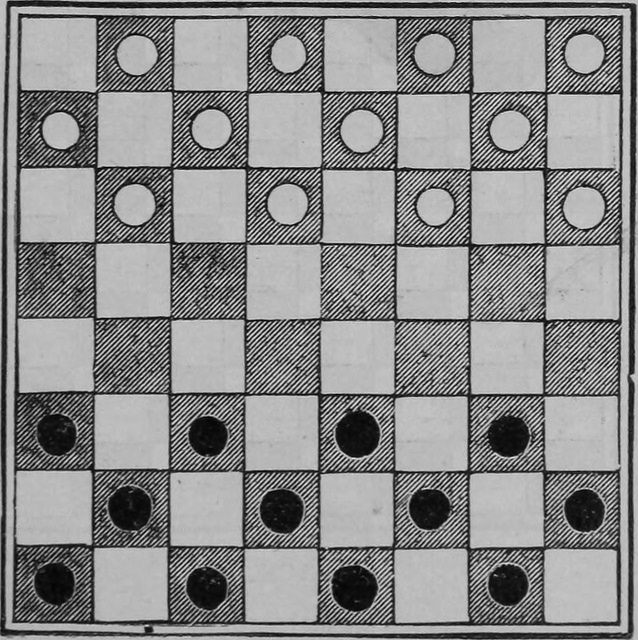
#> input picture checkers.pgm, 638 x 640 px, found by its file name
$ jupyter execute --allow-errors LA_Project_14.ipynb
#> lines starting #> are read from the running program, lines starting #| are printed output that depends on the picture
[cell 1]
# Project 14: Singular Value Decomposition and image compression
import numpy as np
import matplotlib.pyplot as plt

[cell 2]
print("\nSubtask 1\n")
# Task 1: Plotting the unit circle and basis vectors
t = np.linspace(0, 2 * np.pi, 100)
X = np.array([np.cos(t), np.sin(t)])
plt.subplot(2, 2, 1)
plt.plot(X[0, :], X[1, :], 'b')
plt.quiver(0, 0, 1, 0, color='r', angles='xy', scale_units='xy', scale=1)
plt.quiver(0, 0, 0, 1, color='g', angles='xy', scale_units='xy', scale=1)
plt.axis('equal')
plt.title('Unit circle')
plt.show()
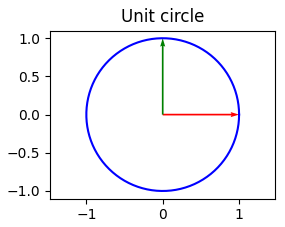
#> figure drawn by matplotlib, 1 panel

[cell 3]
print("\nSubtask 2\n")
A = np.array([[2, 1], [-1, 1]])
U, S, V = np.linalg.svd(A)
print("U:\n", U)
print("S:\n", S)
print("V:\n", V)
# Verify orthogonality
print("U' * U:\n", np.dot(U.T, U))
print("V' * V:\n", np.dot(V.T, V))

[cell 4]
print("\nSubtask 3\n")
VX = np.dot(V.T, X)
plt.subplot(2, 2, 2)
plt.plot(VX[0, :], VX[1, :], 'b')
plt.quiver(0, 0, V[0, 0], V[0, 1], color='r', angles='xy', scale_units='xy', scale=1)
plt.quiver(0, 0, V[1, 0], V[1, 1], color='g', angles='xy', scale_units='xy', scale=1)
plt.axis('equal')
plt.title('Multiplied by matrix V^T')
plt.show()
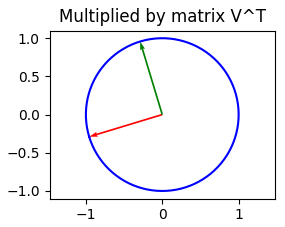
#> figure drawn by matplotlib, 1 panel

[cell 5]
print("\nSubtask 4\n")
S_matrix = np.diag(S)
SVX = np.dot(S_matrix, VX)
plt.subplot(2, 2, 3)
plt.plot(SVX[0, :], SVX[1, :], 'b')
plt.quiver(0, 0, S[0] * V[0, 0], S[1] * V[0, 1], color='r', angles='xy', scale_units='xy', scale=1)
plt.quiver(0, 0, S[0] * V[1, 0], S[1] * V[1, 1], color='g', angles='xy', scale_units='xy', scale=1)
plt.axis('equal')
plt.title('Multiplied by matrix ΣV^T')
plt.show()
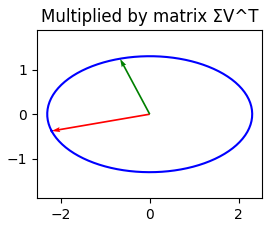
#> figure drawn by matplotlib, 1 panel

[cell 6]
print("\nSubtask 5\n")
AX = np.dot(U, SVX)
plt.subplot(2, 2, 4)
plt.plot(AX[0, :], AX[1, :], 'b')
plt.quiver(0, 0, U[0, 0] * S[0] * V[0, 0] + U[0, 1] * S[1] * V[0, 1],
U[1, 0] * S[0] * V[0, 0] + U[1, 1] * S[1] * V[0, 1], color='r', angles='xy',
scale_units='xy', scale=1)
plt.quiver(0, 0, U[0, 0] * S[0] * V[1, 0] + U[0, 1] * S[1] * V[1, 1],
U[1, 0] * S[0] * V[1, 0] + U[1, 1] * S[1] * V[1, 1], color='g', angles='xy',
scale_units='xy', scale=1)
plt.axis('equal')
plt.title('Multiplied by matrix UΣV^T=A')
plt.show()
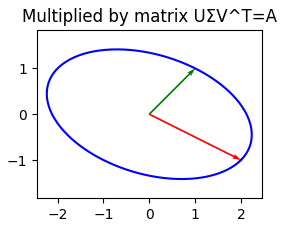
#> figure drawn by matplotlib, 1 panel

[cell 7]
print("\nSubtask 6\n")
# Modification example for U and V (this is just a random example, modifications need to be chosen carefully)
U1 = U
V1 = V.T
print("U1 * S * V1.T:\n", np.dot(U1, np.dot(S_matrix, V1.T)))

[cell 8]
print("\nSubtask 7\n")
Av1 = np.dot(A, V.T[:, 0])
Av2 = np.dot(A, V.T[:, 1])
print("Av1:\n", Av1)
print("σ1 * u1:\n", S[0] * U[:, 0])
print("Av2:\n", Av2)
print("σ2 * u2:\n", S[1] * U[:, 1])
# Numerical check
print("A * V - U * S:\n", np.dot(A, V.T) - np.dot(U, S_matrix))

[cell 9]
print("\nSubtask 8-11\n")
import cv2
# Load the image
ImJPG = cv2.imread("/content/einstein.jpg",cv2.IMREAD_GRAYSCALE)
plt.figure()
#> (the rest of this cell did not finish here and is left out)

[cell 10]
print("\nSubtask 12\n")
#12
import numpy as np
import matplotlib.pyplot as plt
import cv2
# Load the image
ImJPG = cv2.imread("/content/checkers.pgm",cv2.IMREAD_GRAYSCALE)
#> ImJPG is the input picture: shape (640, 638); min 1, max 251, mean 138.4
# Add noise to the image
m, n = ImJPG.shape
#> m = 640; n = 638
ImJPG_Noisy = ImJPG.astype(np.float64) + 50 * (np.random.rand(m, n) - 0.5)
ImJPG_Noisy = np.clip(ImJPG_Noisy, 0, 255) # Ensure values are within valid range
# Display the original and noisy images
plt.figure()
plt.imshow(ImJPG, cmap='gray')
plt.title('Original Checkers Image')
plt.axis('off')
plt.show()
plt.figure()
plt.imshow(ImJPG_Noisy, cmap='gray')
plt.title('Noisy Checkers Image')
plt.axis('off')
plt.show()

[cell 11]
print("\nSubtask 13\n")
# Compute SVD of the noisy image
UIm, SIm, VIm = np.linalg.svd(ImJPG_Noisy, full_matrices=False)
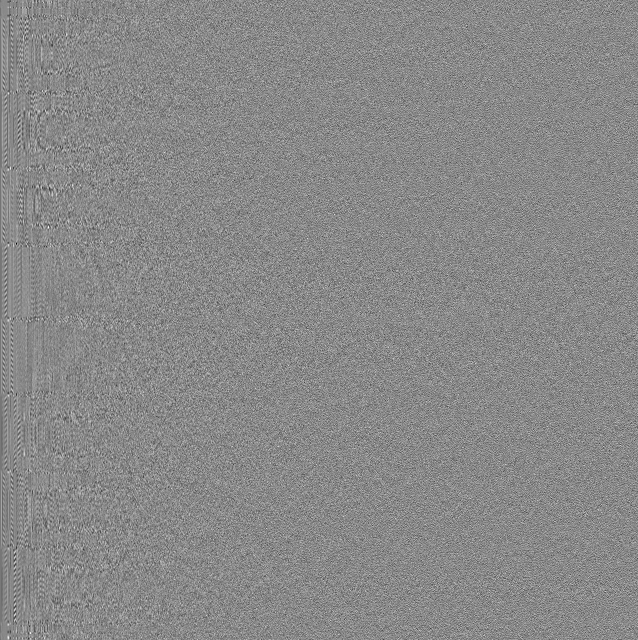
#> UIm: shape (640, 638) float64; min -0.304, max 0.262, mean -7.03e-05; drawn with min black and max white
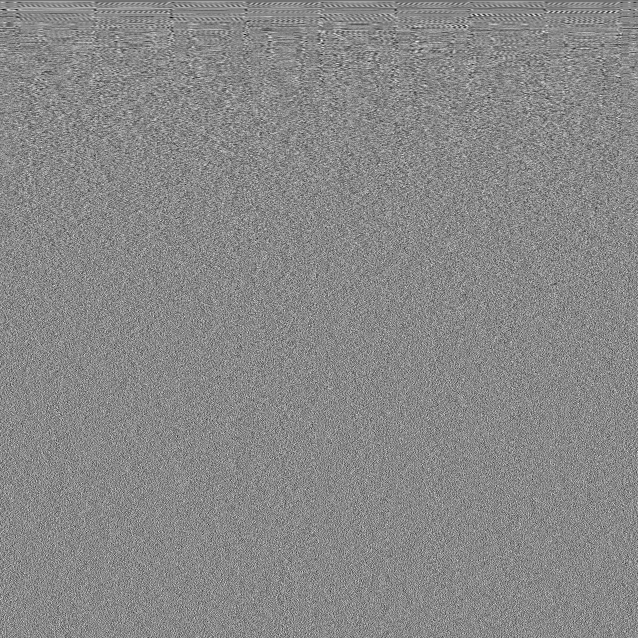
#> VIm: shape (638, 638) float64; min -0.247, max 0.213, mean -5.91e-05; drawn with min black and max white
#> SIm = 638 values, max 90246.2 at index 0, min 0.625 at index 637, mean 811.2
# Variables: UIm, SIm, VIm

[cell 12]
print("\nSubtask 14\n")
# Function to approximate the image with k singular values
def approximate_image(U, S, V, k):
    return np.dot(U[:, :k], np.dot(np.diag(S[:k]), V[:k, :]))
# Approximations with k = 10, k = 30, k = 50 singular values
ks = [10, 30, 50]
for k in ks:
    ImJPG_approx = approximate_image(UIm, SIm, VIm, k)
    plt.figure()
    plt.imshow(ImJPG_approx, cmap='gray')
    plt.title(f'Denoised Image with k = {k} Singular Values')
    plt.axis('off')
    plt.show()
    # Compare the images to the initial noisy image
    plt.figure()
    plt.imshow(np.hstack((ImJPG, ImJPG_Noisy, ImJPG_approx)), cmap='gray')
    plt.title(f'Original, Noisy, and Denoised (k = {k}) Images')
    plt.axis('off')
    plt.show()
#> this loop made 3 passes
#> pass 1, `ImJPG_approx = approximate_image(UIm, SIm, VIm, k)`:
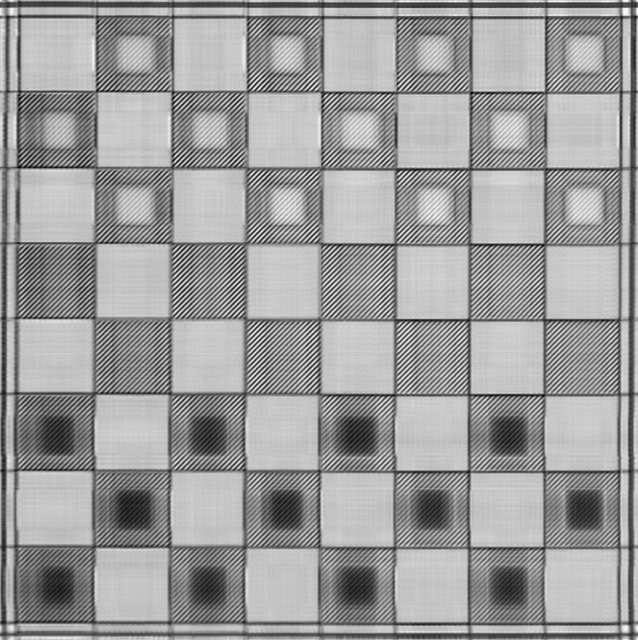
#> ImJPG_approx: shape (640, 638) float64; min -43.94, max 253.1, mean 138.5; drawn with min black and max white
#> pass 1, `plt.show()`:
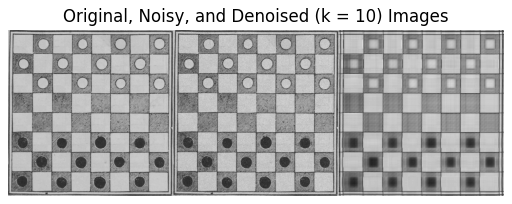
#> figure drawn by matplotlib, 1 panel
#> pass 2, `ImJPG_approx = approximate_image(UIm, SIm, VIm, k)`:
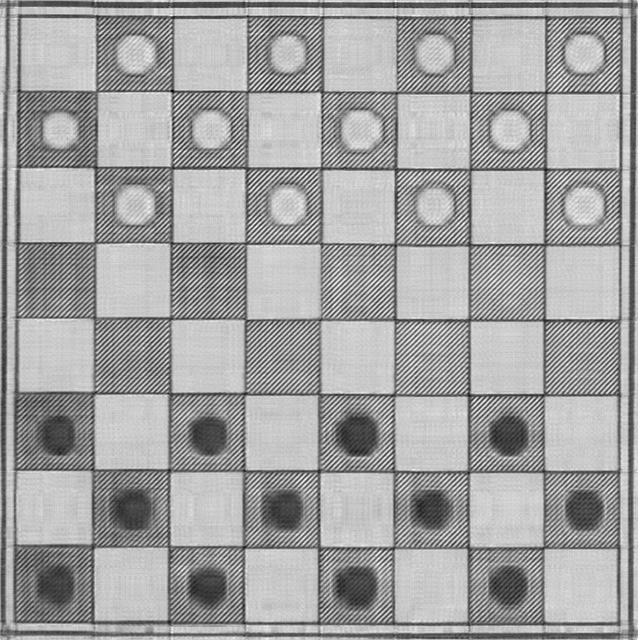
#> ImJPG_approx: shape (640, 638) float64; min -65.85, max 253.2, mean 138.5; drawn with min black and max white
#> pass 3, `ImJPG_approx = approximate_image(UIm, SIm, VIm, k)`:
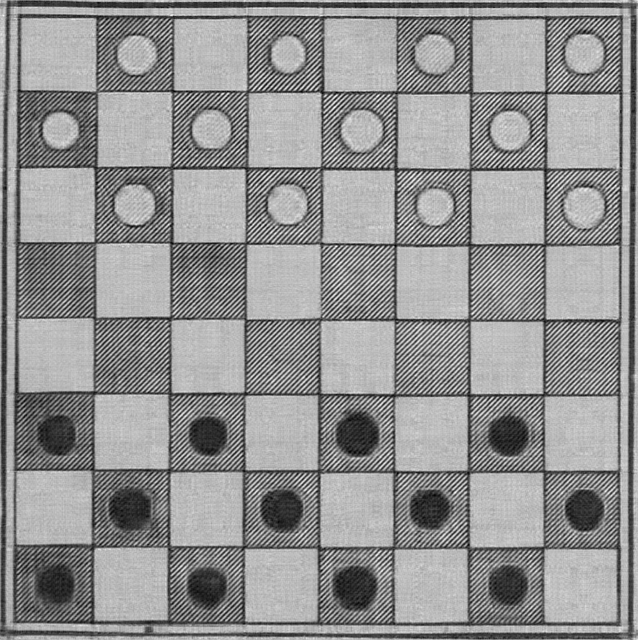
#> ImJPG_approx: shape (640, 638) float64; min -35.03, max 266.2, mean 138.5; drawn with min black and max white

$ run again, with Albert_Einstein_Head.jpg saved as checkers.pgm
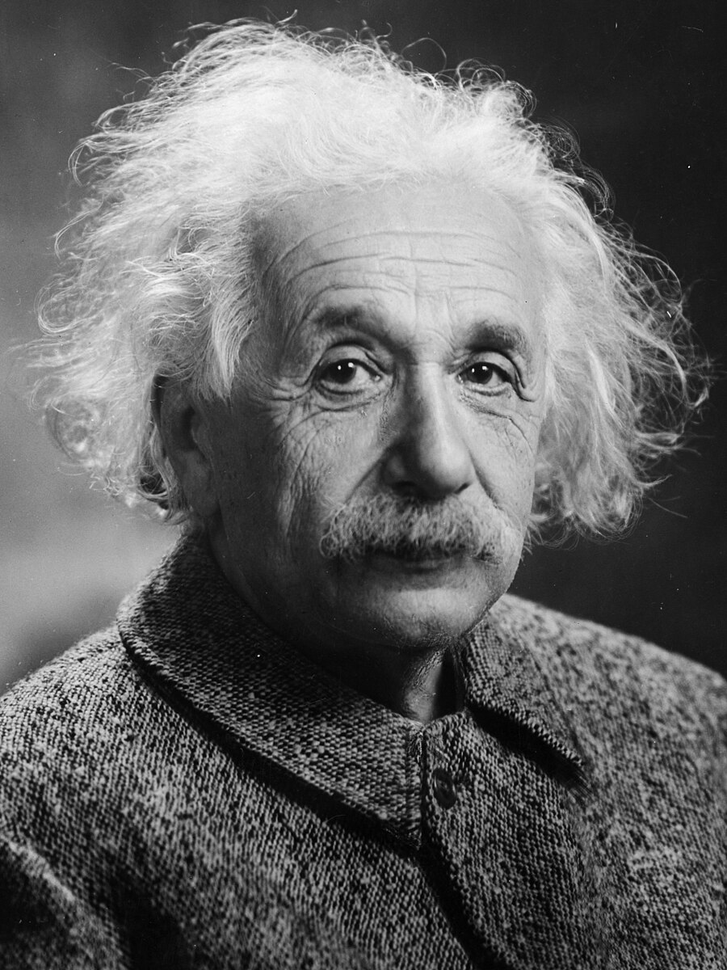
#> input picture Albert_Einstein_Head.jpg, 727 x 970 px, shrunk from 900 x 1200 before the run, found by its file name
#> ImJPG is the input picture: shape (970, 727); min 0, max 255, mean 99.9
#> `UIm, SIm, VIm = np.linalg.svd(ImJPG_Noisy, full_matrices=False)`:
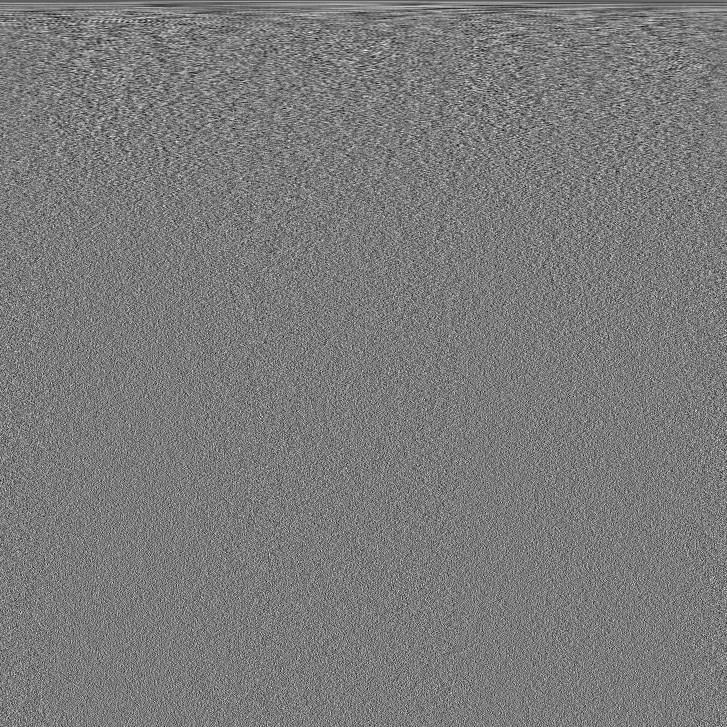
#> VIm: shape (727, 727) float64; min -0.165, max 0.176, mean -6.39e-05; drawn with min black and max white
#> SIm = 727 values, max 91667.1 at index 0, min 77.51 at index 726, mean 905.1
#> the loop `for k in ks:` made 3 passes
#> pass 3, `ImJPG_approx = approximate_image(UIm, SIm, VIm, k)`:
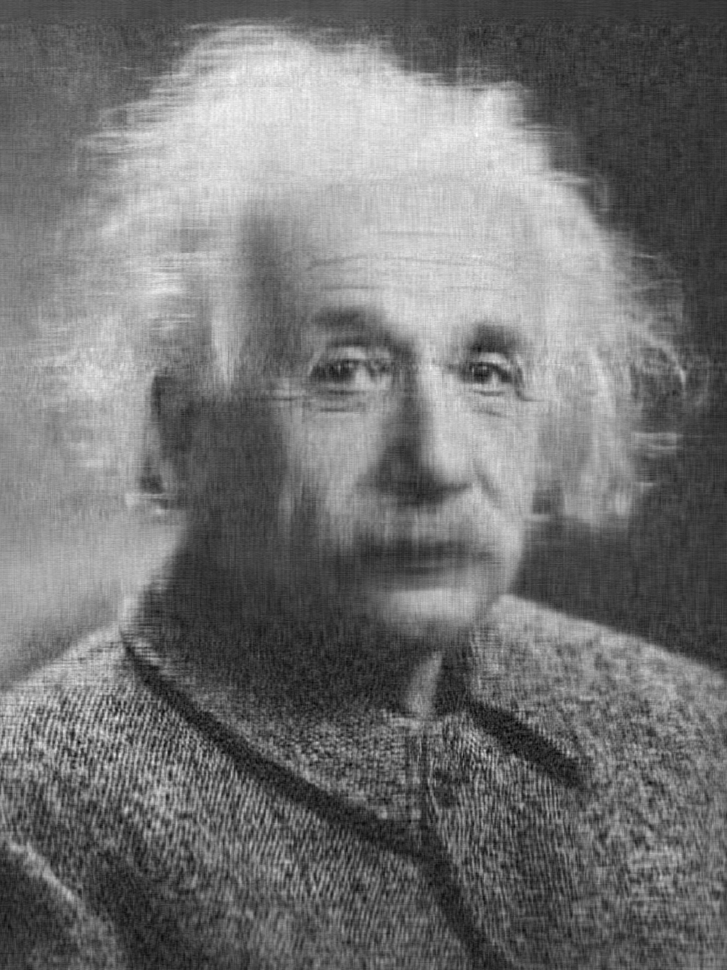
#> ImJPG_approx: shape (970, 727) float64; min -44.29, max 273.5, mean 100.1; drawn with min black and max white
